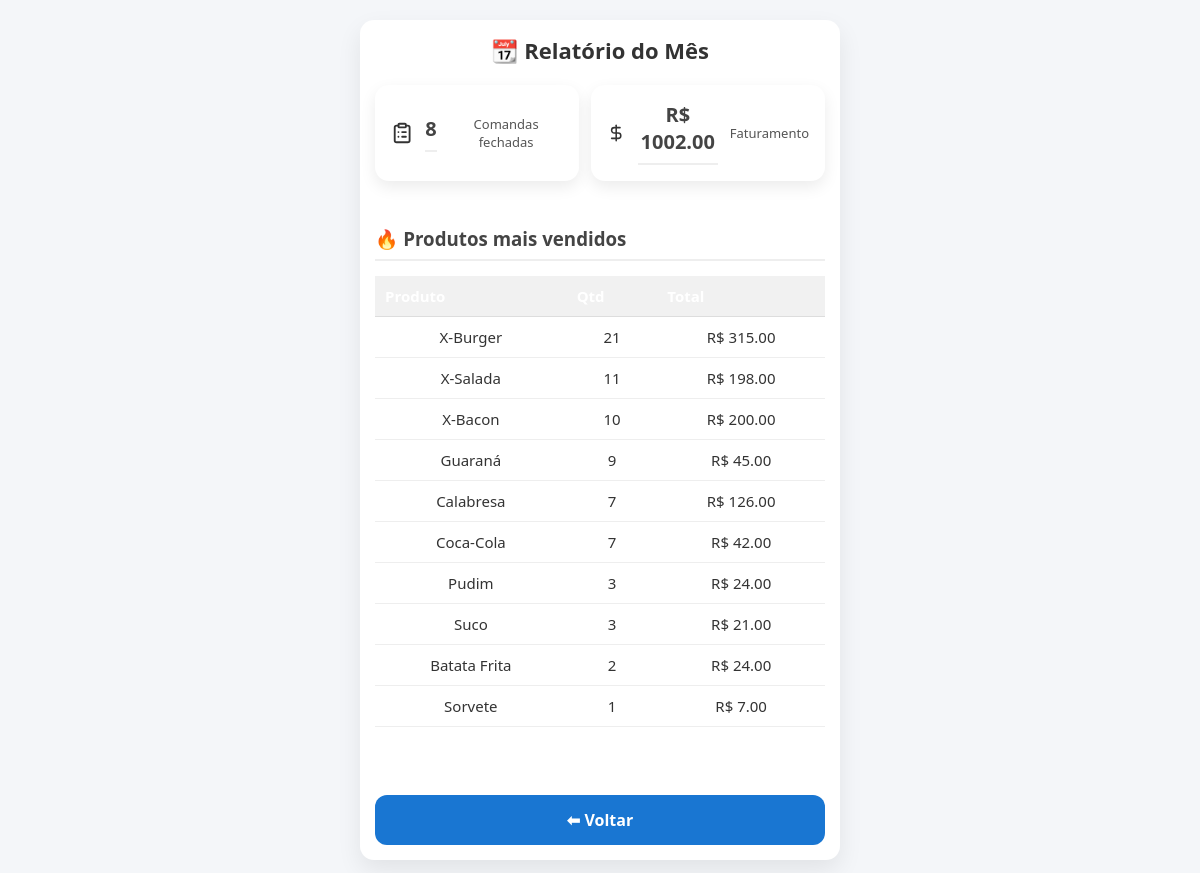
Page /relatorio/mes (signed in) on the committed database.
### tables this page shows
CREATE TABLE produtos (
        id INTEGER PRIMARY KEY AUTOINCREMENT,
        nome TEXT,
        preco REAL,
        categoria_id INTEGER
    );

### app.py (the view)
@app.route("/relatorio/<tipo>")
def relatorio(tipo):
    if not login_required():
        return redirect("/login")
    if not gerente_required():
        return redirect("/")
    from datetime import date
    hoje = date.today()
    if tipo == "dia":
        filtro = "c.data = ?"
        valor = hoje.strftime("%Y-%m-%d")
        titulo = "📅 Relatório de Hoje"
    elif tipo == "mes":
        filtro = "strftime('%Y-%m', c.data) = ?"
        valor = hoje.strftime("%Y-%m")
        titulo = "📆 Relatório do Mês"
    elif tipo == "ano":
        filtro = "strftime('%Y', c.data) = ?"
        valor = hoje.strftime("%Y")
        titulo = "🗓 Relatório do Ano"
    else:
        return redirect("/")
    con = conectar()
    cur = con.cursor()
    cur.execute(f"""
        SELECT
            COUNT(DISTINCT c.id) AS total_comandas,
            SUM(i.qtd * i.preco) AS faturamento
        FROM comandas c
        JOIN itens_comanda i ON i.comanda_id = c.id
        WHERE c.aberta = 0 AND {filtro}
    """, (valor,))
    resumo = cur.fetchone()
    cur.execute(f"""
        SELECT
            p.nome,
            SUM(i.qtd) AS quantidade,
            SUM(i.qtd * i.preco) AS total
        FROM itens_comanda i
        JOIN produtos p ON p.id = i.produto_id
        JOIN comandas c ON c.id = i.comanda_id
        WHERE c.aberta = 0 AND {filtro}
        GROUP BY p.id
        ORDER BY quantidade DESC
    """, (valor,))
    produtos = cur.fetchall()
    con.close()
    return render_template(
        "relatorio.html",
        titulo=titulo,
        resumo=resumo,
        produtos=produtos
    )

### app.py (called while the page is built)
def conectar():
    con = sqlite3.connect("database.db")
    con.row_factory = sqlite3.Row
    return con

def login_required():
    return session.get("logado") is True

def gerente_required():
    return session.get("tipo") == "gerente"

### templates/relatorio.html (shortened to what this page needs)
<!DOCTYPE html>
<html lang="pt-br">
<head>
    <link rel="stylesheet" href="{{ url_for('static', filename='style.css') }}">
</head>
<body>
<div class="container">
    <h2>{{ titulo }}</h2>
    <div class="cards">
        <div class="card">
            <i data-lucide="clipboard-list"></i>
            <h3>{{ resumo.total_comandas or 0 }}</h3>
            <span>Comandas fechadas</span>
        </div>
        <div class="card">
            <i data-lucide="dollar-sign"></i>
            <h3>R$ {{ "%.2f"|format(resumo.faturamento or 0) }}</h3>
            <span>Faturamento</span>
        </div>
    </div>
    <h3>🔥 Produtos mais vendidos</h3>
    {% if produtos %}
    <table>
        <tr>
            <th>Produto</th>
            <th>Qtd</th>
            <th>Total</th>
        </tr>
        {% for p in produtos %}
        <tr>
            <td>{{ p.nome }}</td>
            <td>{{ p.quantidade }}</td>
            <td>R$ {{ "%.2f"|format(p.total) }}</td>
        </tr>
        {% endfor %}
    </table>
    {% else %}
        <p>Nenhuma venda no período.</p>
    {% endif %}
    <br>
    <a href="/" class="btn-voltar">⬅ Voltar</a>
</div>
</body>
</html>

### static/style.css (style rules this page uses)
* { margin: 0; padding: 0; box-sizing: border-box; font-family: Arial, Helvetica, sans-serif; }
body { background: #f2f2f2; }
.container { max-width: 900px; margin: 20px auto; background: #fff; padding: 20px; border-radius: 12px; box-shadow: 0 4px 12px rgba(0,0,0,0.1); }
h2 { text-align: center; margin-bottom: 20px; }
table { width: 100%; border-collapse: collapse; margin-top: 15px; }
th, td { padding: 10px; border-bottom: 1px solid #ddd; text-align: center; }
th { background: #27ae60; color: #fff; }
.btn-voltar { display: block; margin-top: 15px; text-align: center; text-decoration: none; }
.container { max-width: 450px; margin: auto; padding: 20px; }
.btn-voltar { display: block; text-align: center; text-decoration: none; color: #555; }
* { box-sizing: border-box; font-family: 'Segoe UI', Arial, sans-serif; }
body { background: #f4f6f9; margin: 0; padding: 20px; color: #333; }
.container { max-width: 900px; margin: auto; background: #fff; padding: 25px; border-radius: 14px; box-shadow: 0 10px 25px rgba(0,0,0,0.08); }
h2 { margin-top: 0; text-align: center; font-size: 28px; }
h3 { margin-top: 30px; padding-bottom: 8px; border-bottom: 2px solid #eee; color: #444; }
a { text-decoration: none; }
.btn-voltar { display: inline-block; margin-top: 30px; padding: 12px 18px; background: #607d8b; color: #fff; border-radius: 10px; font-weight: bold; }
.container { max-width: 1000px; margin: auto; padding: 20px; }
.cards { display: grid; grid-template-columns: repeat(auto-fit, minmax(220px, 1fr)); gap: 15px; margin-bottom: 30px; }
.card { background: #fff; border-radius: 12px; padding: 20px; text-align: center; box-shadow: 0 4px 12px rgba(0,0,0,.08); }
.card h3 { margin: 8px 0; font-size: 22px; }
.card span { color: #777; }
table { width: 100%; border-collapse: collapse; margin-bottom: 30px; }
th { background: #f5f5f5; text-align: left; padding: 10px; }
td { padding: 10px; border-bottom: 1px solid #eee; }
.btn-voltar { display: inline-block; padding: 10px 16px; background: #222; color: #fff; border-radius: 8px; text-decoration: none; }
.container { max-width: 800px; margin: auto; font-family: Arial; }
.card { background: #fff; padding: 15px; margin-bottom: 15px; border-radius: 10px; box-shadow: 0 0 10px #ddd; }
.container { max-width: 100%; padding: 15px; }
h2 { text-align: center; font-size: 22px; }
.cards { display: grid; grid-template-columns: 1fr; gap: 12px; margin-bottom: 20px; }
.card { background: #ffffff; border-radius: 14px; padding: 16px; display: flex; align-items: center; gap: 12px; box-shadow: 0 6px 16px rgba(0,0,0,0.08); }
.card h3 { margin: 0; font-size: 20px; }
.card span { font-size: 13px; color: #555; }
table { width: 100%; border-collapse: collapse; font-size: 14px; margin-bottom: 20px; }
th { background: #f1f1f1; text-align: left; padding: 10px; }
.btn-voltar { display: block; width: 100%; text-align: center; background: #1976d2; color: white; padding: 14px; border-radius: 12px; text-decoration: none; font-weight: bold; }
@media (min-width: 768px) { .container { max-width: 900px; margin: auto; } }
@media (min-width: 768px) { .cards { grid-template-columns: repeat(2, 1fr); } }
@media (min-width: 768px) { table { font-size: 15px; } }
.container { max-width: 480px; margin: auto; padding: 15px; }

### rows in the picture
produtos: nome "X-Burger", quantidade "21", total "315.00"
produtos: nome "X-Salada", quantidade "11", total "198.00"
produtos: nome "X-Bacon", quantidade "10", total "200.00"
produtos: nome "Guaraná", quantidade "9", total "45.00"
produtos: nome "Calabresa", quantidade "7", total "126.00"
produtos: nome "Coca-Cola", quantidade "7", total "42.00"
produtos: nome "Pudim", quantidade "3", total "24.00"
produtos: nome "Suco", quantidade "3", total "21.00"
produtos: nome "Batata Frita", quantidade "2", total "24.00"
produtos: nome "Sorvete", quantidade "1", total "7.00"

### other values in the picture
{{ titulo }} "📆 Relatório do Mês"
{{ resumo.total_comandas or 0 }} "8"
{{ "%.2f"|format(resumo.faturamento or 0) }} "1002.00"
